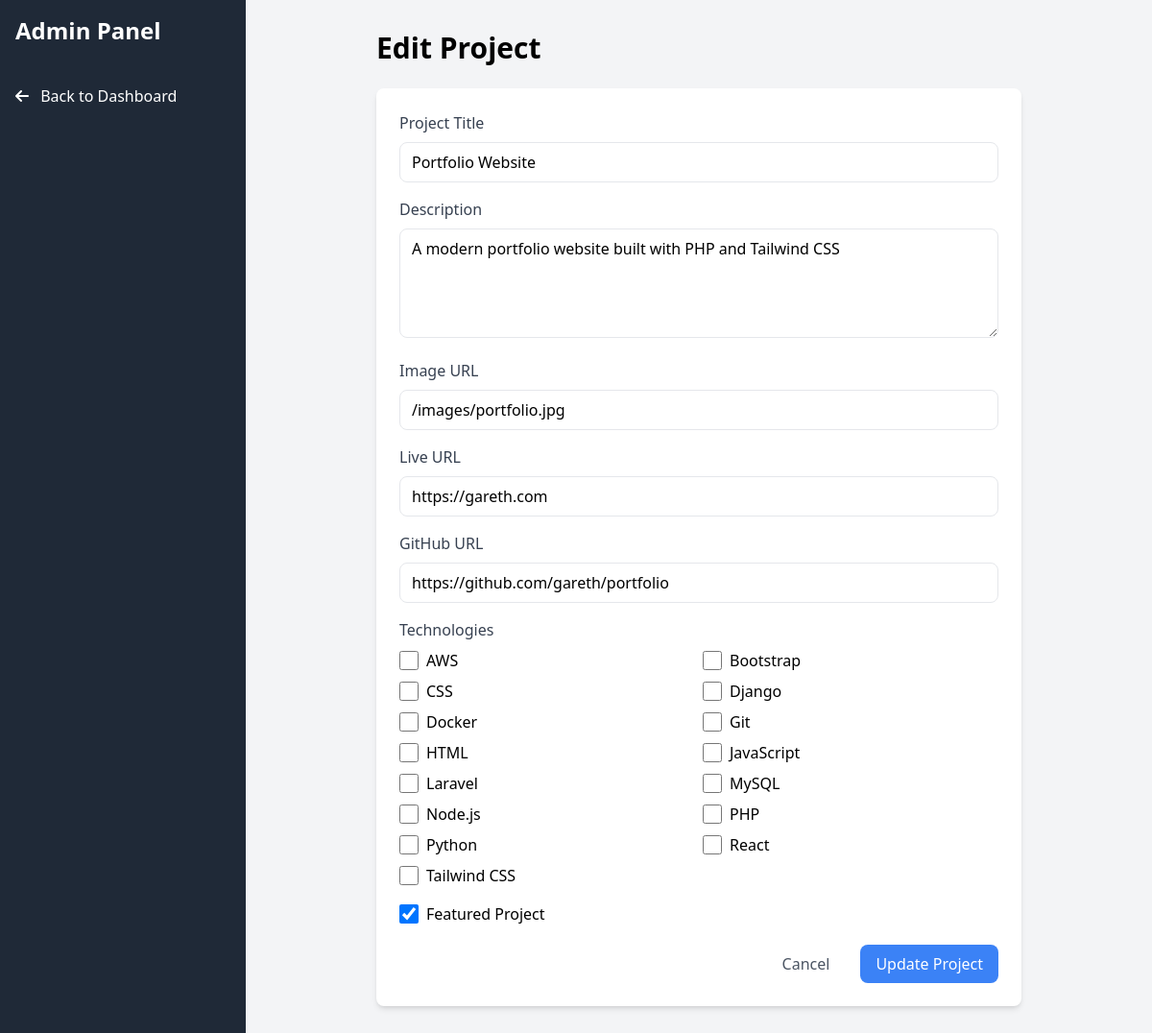
/admin/edit_project.php?id=1 (signed in), run on the app's committed database.
### tables this page shows
CREATE TABLE IF NOT EXISTS projects (
    id INT PRIMARY KEY AUTO_INCREMENT,
    title VARCHAR(100) NOT NULL,
    description TEXT,
    image_url VARCHAR(255),
    live_url VARCHAR(255),
    github_url VARCHAR(255),
    featured BOOLEAN DEFAULT FALSE,
    created_at TIMESTAMP DEFAULT CURRENT_TIMESTAMP,
    updated_at TIMESTAMP DEFAULT CURRENT_TIMESTAMP ON UPDATE CURRENT_TIMESTAMP
);

CREATE TABLE IF NOT EXISTS technologies (
    id INT PRIMARY KEY AUTO_INCREMENT,
    name VARCHAR(50) UNIQUE NOT NULL,
    created_at TIMESTAMP DEFAULT CURRENT_TIMESTAMP
);

### admin/edit_project.php (the view, shortened to what this page needs)
<?php
require_once '../inc/config.php';
$project_id = (int)$_GET['id'];
try {
    $stmt = $pdo->prepare("SELECT * FROM projects WHERE id = ?");
    $stmt->execute([$project_id]);
    $project = $stmt->fetch();
    $stmt = $pdo->prepare("SELECT technology_id FROM project_technologies WHERE project_id = ?");
    $stmt->execute([$project_id]);
    $project_technologies = $stmt->fetchAll(PDO::FETCH_COLUMN);
    $technologies = $pdo->query("SELECT * FROM technologies ORDER BY name")->fetchAll();
} catch (PDOException $e) {
    $error = "Error fetching project data: " . $e->getMessage();
}
?>
<!DOCTYPE html>
<html lang="en">
<head>
    <script src="https://cdn.tailwindcss.com"></script>
    <link rel="stylesheet" href="https://cdnjs.cloudflare.com/ajax/libs/font-awesome/6.0.0/css/all.min.css">
</head>
<body class="bg-gray-100">
    <div class="min-h-screen flex">
        <div class="w-64 bg-gray-800 text-white">
            <div class="p-4">
                <h2 class="text-2xl font-bold">Admin Panel</h2>
            </div>
            <nav class="mt-4">
                <a href="index.php" class="block px-4 py-2 hover:bg-gray-700">
                    <i class="fas fa-arrow-left mr-2"></i> Back to Dashboard
                </a>
            </nav>
        </div>
        <div class="flex-1 p-8">
            <div class="max-w-2xl mx-auto">
                <h1 class="text-3xl font-bold mb-6">Edit Project</h1>
                <form method="POST" class="bg-white rounded-lg shadow-md p-6">
                    <div class="space-y-4">
                        <div>
                            <label class="block text-gray-700 mb-2" for="title">Project Title</label>
                            <input type="text" id="title" name="title" required
                                   value="<?php echo htmlspecialchars($project['title']); ?>"
                                   class="w-full px-3 py-2 border rounded-lg focus:outline-none focus:ring-2 focus:ring-blue-500">
                        </div>
                        <div>
                            <label class="block text-gray-700 mb-2" for="description">Description</label>
                            <textarea id="description" name="description" rows="4" required
                                      class="w-full px-3 py-2 border rounded-lg focus:outline-none focus:ring-2 focus:ring-blue-500"><?php echo htmlspecialchars($project['description']); ?></textarea>
                        </div>
                        <div>
                            <label class="block text-gray-700 mb-2" for="image_url">Image URL</label>
                            <input type="url" id="image_url" name="image_url"
                                   value="<?php echo htmlspecialchars($project['image_url']); ?>"
                                   class="w-full px-3 py-2 border rounded-lg focus:outline-none focus:ring-2 focus:ring-blue-500">
                        </div>
                        <div>
                            <label class="block text-gray-700 mb-2" for="live_url">Live URL</label>
                            <input type="url" id="live_url" name="live_url"
                                   value="<?php echo htmlspecialchars($project['live_url']); ?>"
                                   class="w-full px-3 py-2 border rounded-lg focus:outline-none focus:ring-2 focus:ring-blue-500">
                        </div>
                        <div>
                            <label class="block text-gray-700 mb-2" for="github_url">GitHub URL</label>
                            <input type="url" id="github_url" name="github_url"
                                   value="<?php echo htmlspecialchars($project['github_url']); ?>"
                                   class="w-full px-3 py-2 border rounded-lg focus:outline-none focus:ring-2 focus:ring-blue-500">
                        </div>
                        <div>
                            <label class="block text-gray-700 mb-2">Technologies</label>
                            <div class="grid grid-cols-2 gap-2">
                                <?php foreach ($technologies as $tech): ?>
                                    <label class="inline-flex items-center">
                                        <input type="checkbox" name="technologies[]" value="<?php echo $tech['id']; ?>"
                                               <?php echo in_array($tech['id'], $project_technologies) ? 'checked' : ''; ?>
                                               class="form-checkbox h-5 w-5 text-blue-600">
                                        <span class="ml-2"><?php echo htmlspecialchars($tech['name']); ?></span>
                                    </label>
                                <?php endforeach; ?>
                            </div>
                        </div>
                        <div>
                            <label class="inline-flex items-center">
                                <input type="checkbox" name="featured" class="form-checkbox h-5 w-5 text-blue-600"
                                       <?php echo $project['featured'] ? 'checked' : ''; ?>>
                                <span class="ml-2">Featured Project</span>
                            </label>
                        </div>
                        <div class="flex justify-end space-x-4">
                            <a href="index.php" class="px-4 py-2 text-gray-600 hover:text-gray-800">Cancel</a>
                            <button type="submit" class="px-4 py-2 bg-blue-500 text-white rounded-lg hover:bg-blue-600">
                                Update Project
                            </button>
                        </div>
                    </div>
                </form>
            </div>
        </div>
    </div>
</body>
</html>

### data on the page
projects: title "Portfolio Website", description "A modern portfolio website built with PHP and Tailwind CSS", image_url "/images/portfolio.jpg", live_url "https://gareth.com", github_url "https://github.com/gareth/portfolio", featured "☑"
technologies: name "AWS"
technologies: name "Bootstrap"
technologies: name "CSS"
technologies: name "Django"
technologies: name "Docker"
technologies: name "Git"
technologies: name "HTML"
technologies: name "JavaScript"
technologies: name "Laravel"
technologies: name "MySQL"
technologies: name "Node.js"
technologies: name "PHP"
technologies: name "Python"
technologies: name "React"
technologies: name "Tailwind CSS"
